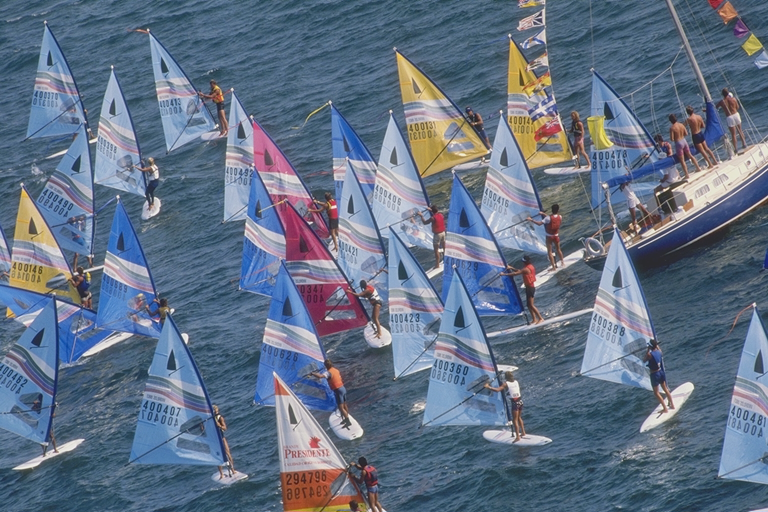
%> input picture IVC_labs_starting_point/data/images/sail.tif, 768 x 512 px
$ octave color_transform.m   (GNU Octave 9; MATLAB toolbox functions it lacks are replaced by stand-ins)
%> lines starting %> are read from the running program, lines starting %| are printed output that depends on the picture
### IVC_labs_starting_point/ictRGB2YCbCr.m
function ycbcr = ictRGB2YCbCr(rgb)
    ycbcr(:,:,1) = rgb(:,:,1)*0.299 + rgb(:,:,2)*0.587 + rgb(:,:,3)*0.114;
    ycbcr(:,:,2) = rgb(:,:,1)*-0.169 + rgb(:,:,2)*-0.331 + rgb(:,:,3)*0.5;
    ycbcr(:,:,3) = rgb(:,:,1)*0.5 + rgb(:,:,2)*-0.419 + rgb(:,:,3)*-0.081;
end

### IVC_labs_starting_point/ictYCbCr2RGB.m
function rgb = ictYCbCr2RGB(ycbcr)
    rgb(:,:,1) = ycbcr(:,:,1) + 1.402*ycbcr(:,:,3);
    rgb(:,:,2) = ycbcr(:,:,1) + -0.344*ycbcr(:,:,2)+ -0.714*ycbcr(:,:,3);
    rgb(:,:,3) = ycbcr(:,:,1) + 1.772*ycbcr(:,:,2);
end

### IVC_labs_starting_point/calcMSE.m
function MSE = calcMSE(original, reconstructed)
    [x,y,z] = size(original);
    sum = 0;
    %original = original*256;
    %reconstructed = reconstructed*256;
    for i = 1:(x*y*z)
        sum = (original(i)-reconstructed(i))^2 + sum;
    end
    MSE = sum/(x*y*z);
end

### IVC_labs_starting_point/calcPSNR.m
function PSNR = calcPSNR(MSE)
    PSNR = 10*log10((2^8 - 1)^2/MSE);

### IVC_labs_starting_point/color_transform.m
% 1.3 color-transform
% p. 50% ?
% bitrate = 12
% psnr = 27.6 dB
img =double(imread('data/images/sail.tif'));
% normalization
img = img/256;
ycbcr = ictRGB2YCbCr(img);
%> in ictRGB2YCbCr, `ycbcr(:,:,3) = rgb(:,:,1)*0.5 + rgb(:,:,2)*-0.419 + rgb(:,:,3)*-0.081;`:
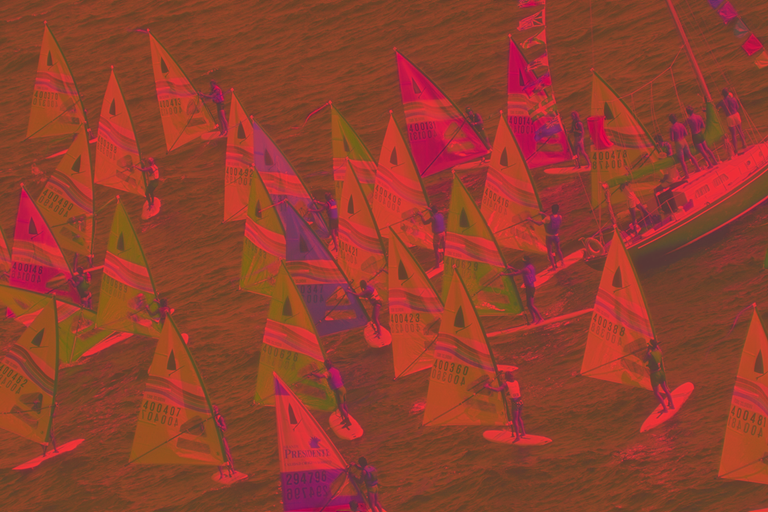
%> ycbcr: size 512x768x3 double; mean R, G, B 0.434, 0.0498, -0.0355; drawn with min black and max white

for i = 2:3
    ds_img = resample(ycbcr(:,:,i),1,2,3);
    ds_img = resample(ds_img',1,2,3);
    cmps(:,:,i) = ds_img;
end
%> this loop made 2 passes
%> pass 1, `ds_img = resample(ds_img',1,2,3);`:
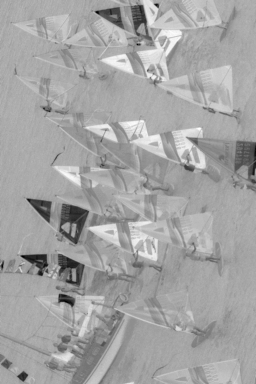
%> ds_img: size 384x256 double; min -2.33, max 1.97, mean 0.439; drawn with min black and max white
%> after the loop:
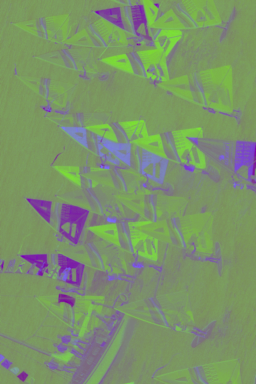
%> cmps: size 384x256x3 double; mean R, G, B 0, 0.439, -0.329; drawn with min black and max white

% reconstruction
recon = zeros(size(img));
recon(:,:,1) = ycbcr(:,:,1);
for i = 2:3
    us_img = resample(cmps(:,:,i),2,1,3);
    us_img = resample(us_img',2,1,3);
    recon(:,:,i) = us_img;
end
%> this loop made 2 passes
%> pass 1, `us_img = resample(cmps(:,:,i),2,1,3);`:
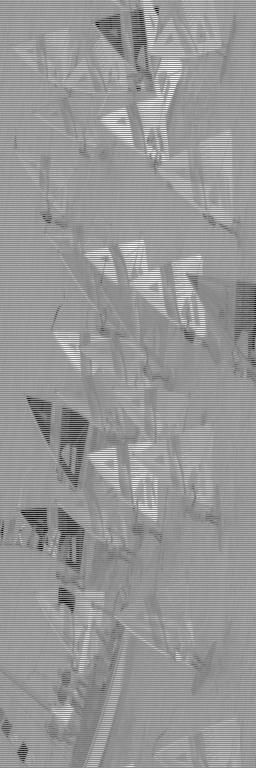
%> us_img: size 768x256 double; min -6.99, max 5.92, mean 0.659; drawn with min black and max white
%> after the loop:
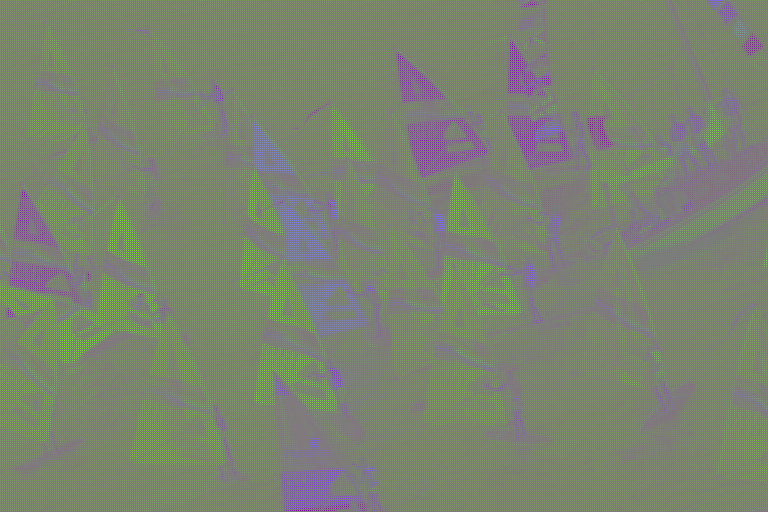
%> recon: size 512x768x3 double; mean R, G, B 0.4, 1, -0.7; drawn with min black and max white
rgb = ictYCbCr2RGB(recon);
%> in ictYCbCr2RGB, `rgb(:,:,3) = ycbcr(:,:,1) + 1.772*ycbcr(:,:,2);`:
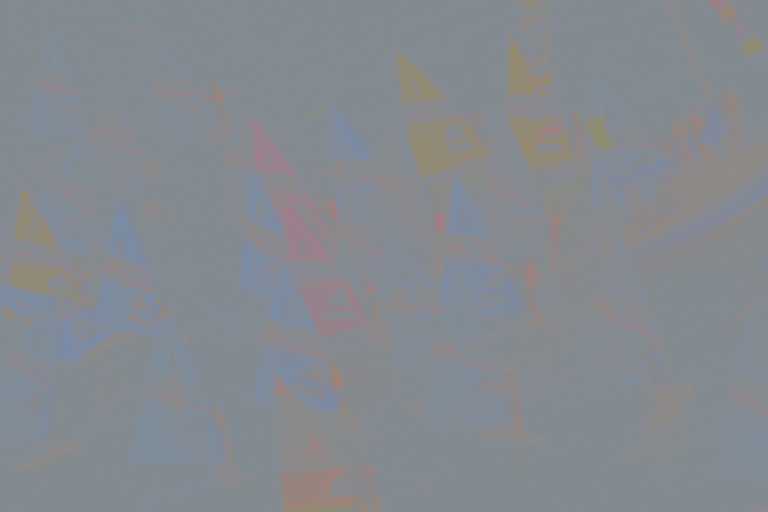
%> rgb: size 512x768x3 double; mean R, G, B -0.6, 0.6, 2.2; drawn with min black and max white

subplot(1,2,1);                                                 % prepare to show two images in one window (left)
imagesc(img);                               % show original image
axis image;                                                     % set aspect ratio
title('Original Image')                                         % draw title

subplot(1,2,2);                                                 % prepare to show two images in one window (right)
imagesc(rgb,[0,1]);                          % show reconstructed image
axis image;                                                     % set aspect ratio
title('reconstructed Image')
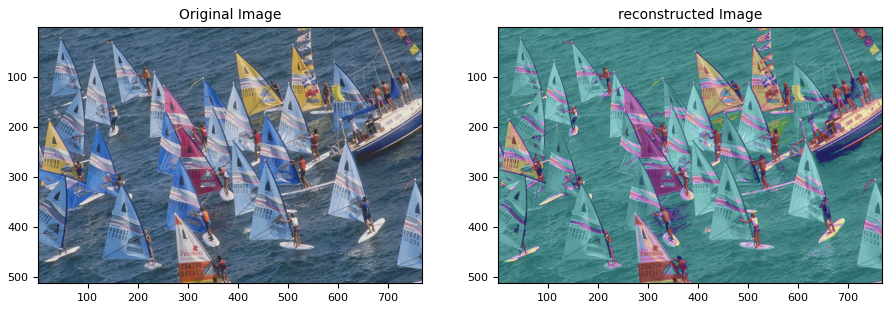
%> figure redrawn from the program's plot data, 2 panels
% PSNR
mse = calcMSE(img,rgb);
%> the loop in calcMSE, `for i = 1:(x*y*z)` made 1179648 passes
%> sum on passes 1 to 3: 51.48, 51.49, 104.6
%> after the loop in calcMSE, `for i = 1:(x*y*z)`: sum = 14240991.8
%> in calcMSE, `MSE = sum/(x*y*z);`: MSE = 12.07
%> mse = 12.07
psnr = calcPSNR(mse);
%> in calcPSNR, `PSNR = 10*log10((2^8 - 1)^2/MSE);`: PSNR = 37.31
%> psnr = 37.31
